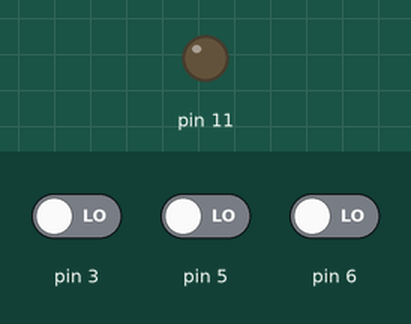
Recording of a sketch running on a simulated Arduino Uno, built with avr-gcc and run on an emulated ATmega328P. Parts: output pins drawn as LEDs (lit = HIGH). Inputs (shaded band) come from the test bench; at power-on: pin 5 LOW, pin 3 LOW, pin 6 LOW.

Above: at 1.2 s.
1.3 s: pin 5 driven HIGH
At 1.6 s:
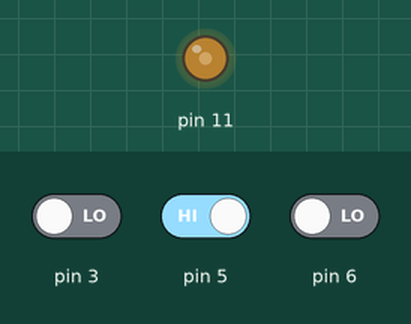
2.8 s: pin 3 driven HIGH
At 4.0 s:
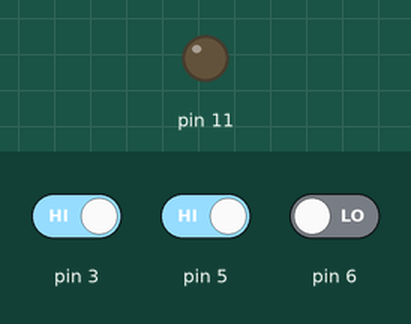
4.3 s: pin 3 driven LOW
At 5.1 s:
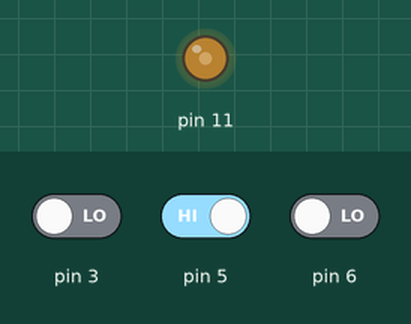
5.8 s: pin 5 driven LOW and pin 6 driven HIGH
At 6.3 s:
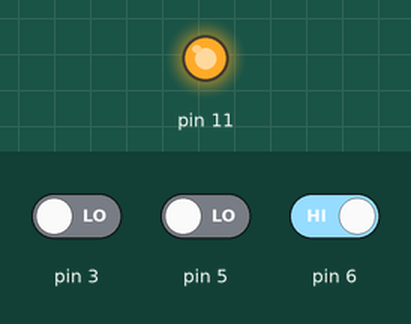
Timing chart, 0 to 8.3 s (numbered marks = the images above; inputs shaded):
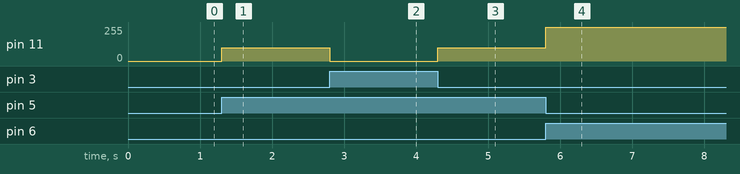

Measured:
- after the input at 1.3 s, pin 11: 0/255 → 100/255 at once
- after the input at 2.8 s, pin 11: 100/255 → 0/255 at once
- after the input at 4.3 s, pin 11: 0/255 → 100/255 at once
- after the input at 5.8 s, pin 11: 100/255 → 255/255 at once

The sketch:

analogButtonLed.ino
```cpp
void setup() {
  pinMode(3, INPUT);
  pinMode(5, INPUT);
  pinMode(6, INPUT);
  pinMode(11, OUTPUT);
}

void loop() {
  // // 버튼 밝기 자동
  // analogWrite(11, 0);
  // delay(1000);
  // analogWrite(11, 100);
  // delay(1000);
  // analogWrite(11, 255);
  // delay(1000);

  // // 점점 밝게
  // for(int i = 0; i <= 255; i++) {
  //   analogWrite(11, i);
  //   delay(10);
  // }
  // // 점점 어둡게
  // for(int i = 0; i <= 255; i++) {
  //   analogWrite(11, 255 - i);
  //   delay(10);
  // }

  // 버튼으로 밝기 조절
  int buttonState1 = digitalRead(3);
  int buttonState2 = digitalRead(5);
  int buttonState3 = digitalRead(6);

  if (buttonState1 == 1) {
    analogWrite(11, 0);
  } else if (buttonState2 == 1) {
    analogWrite(11, 100);
  } else if (buttonState3 == 1) {
    analogWrite(11, 255);
  }

// // 버튼으로 밝기 조절(선생님 ver)
// void setup() {
//   // Button 3개, LED 1개
//   pinMode(5, INPUT);
//   pinMode(6, INPUT);
//   pinMode(7, INPUT);
//   pinMode(10, OUTPUT);

//   Serial.begin(9600);
// }

// void loop() {
//   int btnState1 = digitalRead(5);
//   Serial.println(btnState1);

//   int btnState2 = digitalRead(6);
//   Serial.println(btnState2);

//   int btnState3 = digitalRead(7);
//   Serial.println(btnState3);

//   if(btnState1 == 1){
//     analogWrite(10, 100);
//   }

//   if(btnState2 == 1){
//     analogWrite(10, 255);
//   }

//   if(btnState3 == 1){
//     analogWrite(10, 0);
//   }

// }

}
```
